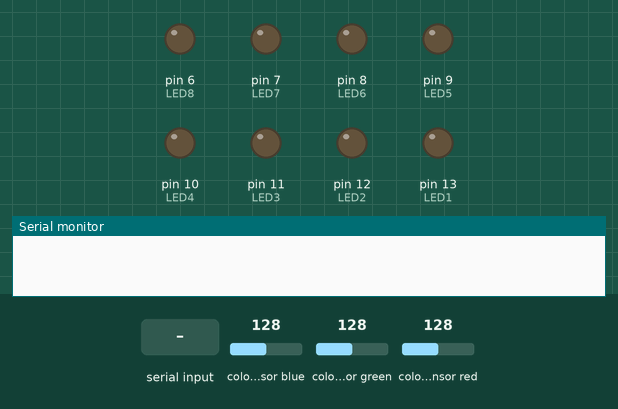
This sketch was run on a simulated Arduino Uno, built with avr-gcc and run on an emulated ATmega328P. On the bench: output pins drawn as LEDs (lit = HIGH), the last lines printed to the serial monitor. Wiring (inferred from the names in the program): TCS3200 colour sensor: output pin 5; S2 pin 3; S3 pin 4; S1 pin 2. Inputs (shaded band) come from the test bench; at power-on: colour sensor green 128, colour sensor blue 128, colour sensor red 128. Pins used as bus, display or sensor lines are not drawn.

Above: at 1.2 s.
1.3 s: colour sensor green set to 227
2.8 s: colour sensor green set to 234
At 3.2 s:
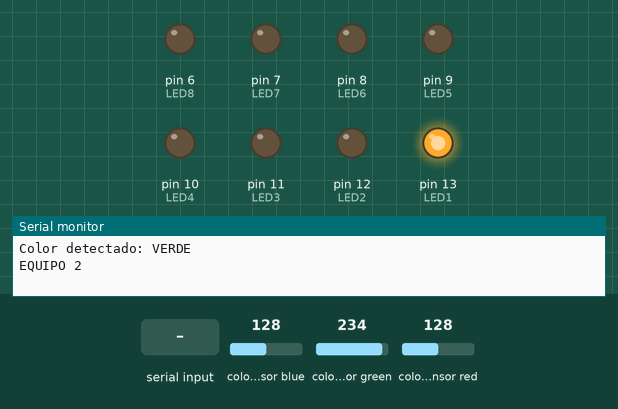
At 4.2 s:
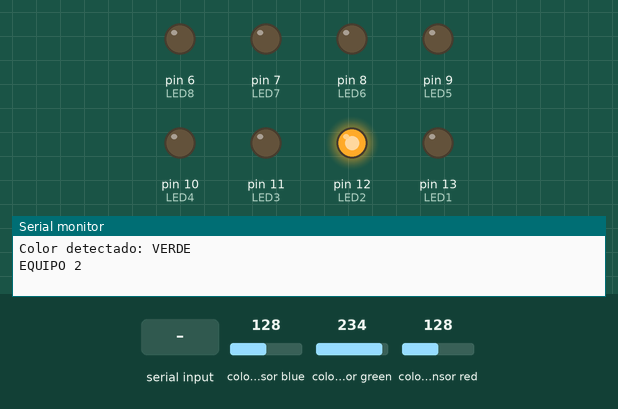
8.8 s: "I" received over Serial
At 15.6 s:
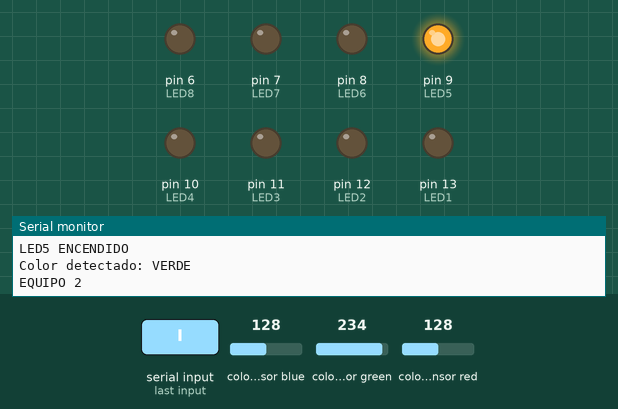
Timing chart, 0 to 20.8 s (numbered marks = the images above; inputs shaded):
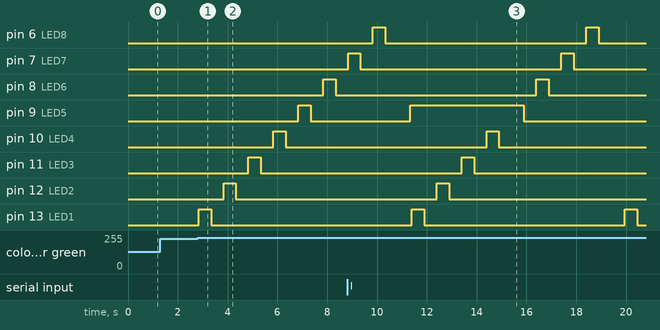

The sketch:

1proyecto_escalera.ino
```cpp
#define S0 1
#define S1 2
#define S2 3
#define S3 4
#define OUT 5

#define LED1 13
#define LED2 12
#define LED3 11
#define LED4 10
#define LED5 9
#define LED6 8
#define LED7 7
#define LED8 6

const int tiempoON = 500;
const int tiempoOFF = 500;

void setup() {
  pinMode(S0, OUTPUT);
  pinMode(S1, OUTPUT);
  pinMode(S2, OUTPUT);
  pinMode(S3, OUTPUT);
  pinMode(OUT, INPUT);

  digitalWrite(S0, HIGH);
  digitalWrite(S1, LOW);

  pinMode(LED1, OUTPUT);
  pinMode(LED2, OUTPUT);
  pinMode(LED3, OUTPUT);
  pinMode(LED4, OUTPUT);
  pinMode(LED5, OUTPUT);
  pinMode(LED6, OUTPUT);
  pinMode(LED7, OUTPUT);
  pinMode(LED8, OUTPUT);

  Serial.begin(9600);
}

void apagarTodo() {
  digitalWrite(LED1, LOW);
  digitalWrite(LED2, LOW);
  digitalWrite(LED3, LOW);
  digitalWrite(LED4, LOW);
  digitalWrite(LED5, LOW);
  digitalWrite(LED6, LOW);
  digitalWrite(LED7, LOW);
  digitalWrite(LED8, LOW);
}

void controlSerial() {
  if (Serial.available() > 0) {
    char c = Serial.read();

    if (c == 'E') {
      digitalWrite(LED1, HIGH);
      Serial.println("LED1 ENCENDIDO");
    }
    else if (c == 'I') {
      digitalWrite(LED5, HIGH);
      Serial.println("LED5 ENCENDIDO");
    }
    else if (c == 'U') {
      digitalWrite(LED8, HIGH);
      Serial.println("LED8 ENCENDIDO");
    }
    else if (c == 'F') {
      apagarTodo();
      Serial.println("LEDs APAGADOS");
    }
  }
}

unsigned int leerColor(boolean s2, boolean s3) {
  digitalWrite(S2, s2);
  digitalWrite(S3, s3);
  delay(20);
  return pulseIn(OUT, HIGH);
}

void loop() {
  controlSerial();

  unsigned int R = leerColor(LOW, LOW);
  unsigned int G = leerColor(HIGH, HIGH);
  unsigned int B = leerColor(LOW, HIGH);

  bool esRojo  = (R < G - 10) && (R < B - 8);
  bool esVerde = (G < R - 15) && (G < B - 5);
  bool esAzul  = (B < R - 20) && (B < G - 10);

  if (!esRojo && !esVerde && !esAzul) {
    return;
  }

  if (esRojo) {
    Serial.println("Color detectado: ROJO");
    Serial.println("EQUIPO 1");
  }

  if (esVerde) {
    Serial.println("Color detectado: VERDE");
    Serial.println("EQUIPO 2");
  }

  if (esAzul) {
    Serial.println("Color detectado: AZUL");
    Serial.println("EQUIPO 3");
  }

  digitalWrite(LED1, HIGH); delay(tiempoON); digitalWrite(LED1, LOW); delay(tiempoOFF);
  digitalWrite(LED2, HIGH); delay(tiempoON); digitalWrite(LED2, LOW); delay(tiempoOFF);
  digitalWrite(LED3, HIGH); delay(tiempoON); digitalWrite(LED3, LOW); delay(tiempoOFF);
  digitalWrite(LED4, HIGH); delay(tiempoON); digitalWrite(LED4, LOW); delay(tiempoOFF);
  digitalWrite(LED5, HIGH); delay(tiempoON); digitalWrite(LED5, LOW); delay(tiempoOFF);
  digitalWrite(LED6, HIGH); delay(tiempoON); digitalWrite(LED6, LOW); delay(tiempoOFF);
  digitalWrite(LED7, HIGH); delay(tiempoON); digitalWrite(LED7, LOW); delay(tiempoOFF);
  digitalWrite(LED8, HIGH); delay(tiempoON); digitalWrite(LED8, LOW); delay(tiempoOFF);

  delay(500);
}
```

Measured:
- the behaviour switches between 231 and 232 on colour sensor green (found by bisection; images 0 and 1)
- after the input at 1.3 s, every drawn part: stays the same
- after the input at 2.8 s, pin 8 (LED6): LOW → HIGH after 5.0 s, → LOW 0.50 s later; pin 9 (LED5): LOW → HIGH after 4.0 s, → LOW 0.50 s later; pin 10 (LED4): LOW → HIGH after 3.0 s, → LOW 0.50 s later; pin 11 (LED3): LOW → HIGH after 2.0 s, → LOW 0.50 s later; pin 12 (LED2): LOW → HIGH after 1.0 s, → LOW 0.50 s later
- by itself, pin 6 (LED8), pin 7 (LED7): alternates HIGH for 0.50 s and LOW for 8.1 s
